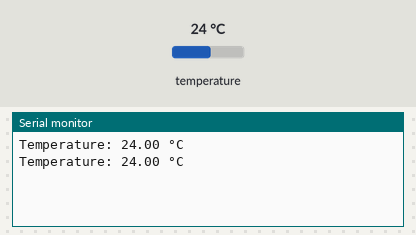
Bench run of a sketch on a simulated ESP32. On the bench: the last lines printed to the serial monitor. Inputs (shaded band) come from the test bench; at power-on: temperature 24 °C.

Above: at 7.3 s.
7.4 s: temperature set to 12 °C
At 13.6 s:
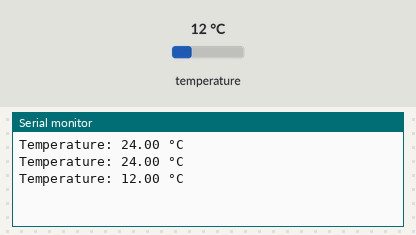
14.1 s: temperature set to 19 °C
At 19.1 s:
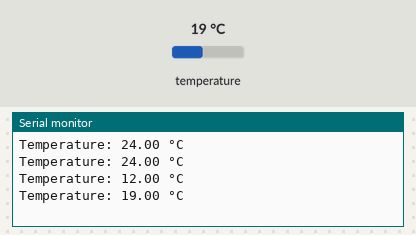
Timing chart, 0 to 20.6 s (numbered marks = the images above; inputs shaded):
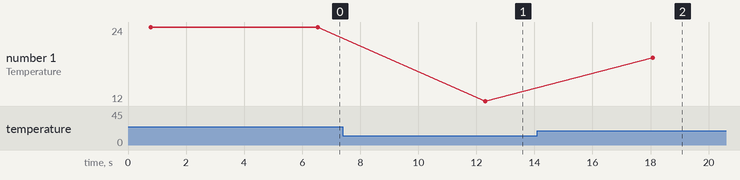

The sketch:

temp_rtos.ino
```cpp
#include <Arduino.h>
#include <freertos/FreeRTOS.h>
#include <freertos/task.h>
#include <OneWire.h>
#include <DallasTemperature.h>

// Pin where the DS18B20 sensor is connected
#define ONE_WIRE_BUS 4  // GPIO pin for OneWire bus

// Create a OneWire instance and DallasTemperature instance
OneWire oneWire(ONE_WIRE_BUS);
DallasTemperature sensors(&oneWire);

// Function prototype for the temperature reading task
void vTemperatureReadingTask(void *pvParameters);

void setup() {
  // Start serial communication for debugging or monitoring
  Serial.begin(115200);

  // Start the temperature sensor
  sensors.begin();

  // Create the FreeRTOS task for reading temperature
  xTaskCreate(vTemperatureReadingTask, "TempRead", 2048, NULL, 1, NULL);
}

void loop() {
  // FreeRTOS scheduler manages task execution
}

// FreeRTOS task to read temperature from DS18B20 sensor
void vTemperatureReadingTask(void *pvParameters) {
  for (;;) {  // Infinite loop for the task
    // Request temperatures from the sensor
    sensors.requestTemperatures();

    // Get temperature in Celsius
    float tempC = sensors.getTempCByIndex(0);

    if (tempC == DEVICE_DISCONNECTED_C) { // Check for sensor errors
      Serial.println("Error: Sensor not found or disconnected.");
    } else {
      // Output the temperature reading to the serial monitor
      Serial.print("Temperature: ");
      Serial.print(tempC);
      Serial.println(" °C");
    }

    // Delay for a set period (5 seconds)
    vTaskDelay(5000 / portTICK_PERIOD_MS); // Adjust interval as needed
  }
}
```

Measured:
- after the input at 7.4 s, the serial monitor: prints a new line after 4.9 s (image 1)
- after the input at 14.1 s, the serial monitor: prints a new line after 4.0 s (image 2)
- plotted number 1: 24 → 12 after the input at 7.4 s, 12 → 19 after the input at 14.1 s
